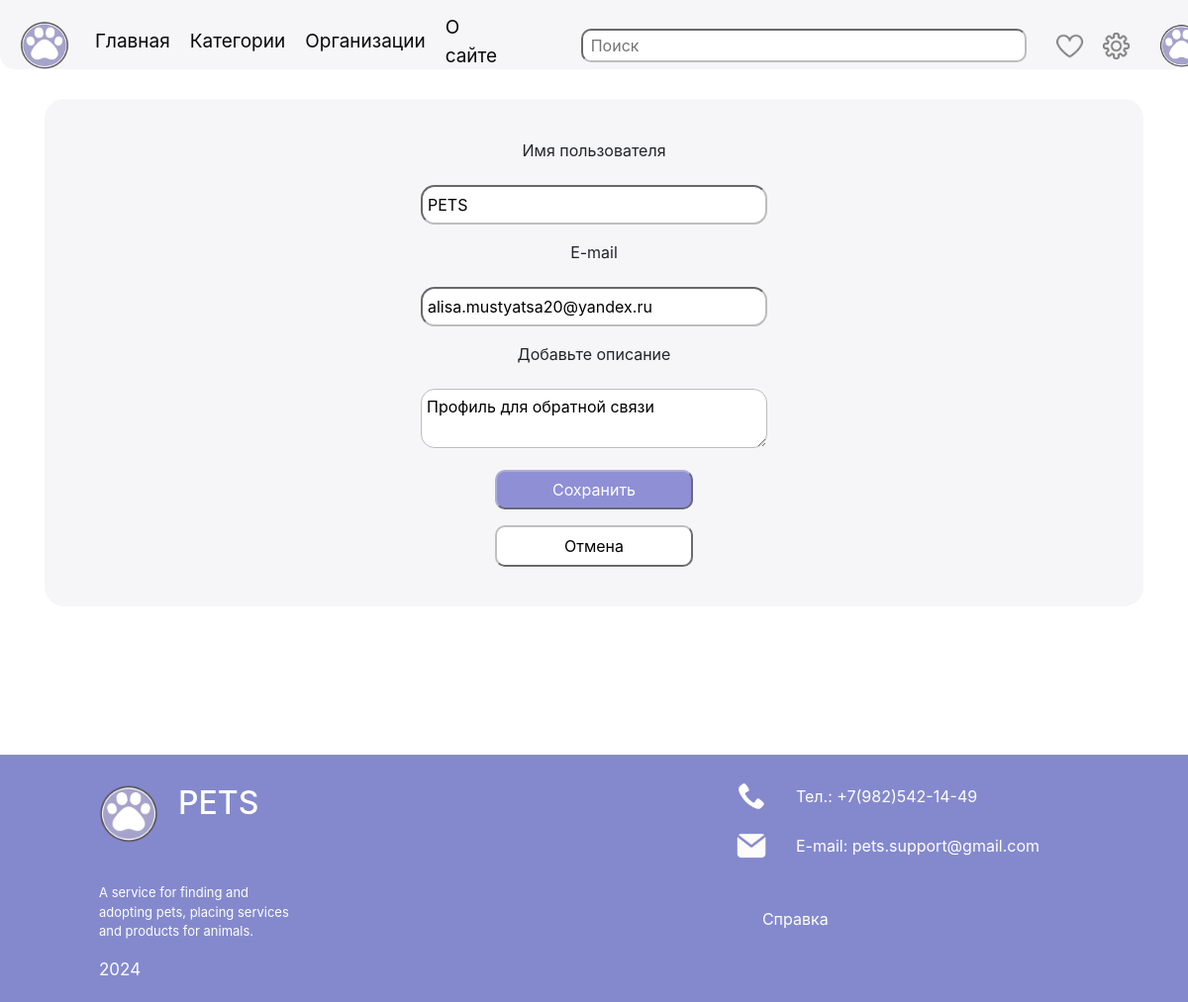
The app's page /edit_profile (signed in) with its own data.
### data/users.py (models this page shows, shortened)
class User(SqlAlchemyBase, UserMixin):
    __tablename__ = 'users'
    id = sqlalchemy.Column(sqlalchemy.Integer,
                           primary_key=True, autoincrement=True)
    name = sqlalchemy.Column(sqlalchemy.String, nullable=False)
    about = sqlalchemy.Column(sqlalchemy.String, nullable=True)
    photo = sqlalchemy.Column(sqlalchemy.String, nullable=True)
    email = sqlalchemy.Column(sqlalchemy.String,
                              index=True, unique=True, nullable=False)
    hashed_password = sqlalchemy.Column(sqlalchemy.String, nullable=False)
    created_date = sqlalchemy.Column(sqlalchemy.DateTime,
                                     default=datetime.datetime.now)
    posts = orm.relationship("Post", back_populates='user')
    city = sqlalchemy.Column(sqlalchemy.String, default='Москва')

### server.py (the view)
@app.route('/edit_profile', methods=['GET', 'POST'])
def edit():
    if current_user.is_authenticated:
        form = EditForm()
        if request.method == 'POST':
            db_sess = db_session.create_session()
            if db_sess.query(User).filter(
                    User.email == form.email.data).first() and form.email.data != current_user.email:
                return render_template('change_profile.html', title='Редактирование',
                                       form=form,
                                       message="Почта телефона уже используется")
            s = db_sess.query(User).filter(User.id == current_user.id).first()
            s.name = form.name.data
            current_user.name = form.name.data
            s.email = form.email.data
            current_user.email = form.email.data
            s.about = form.about.data
            current_user.about = form.about.data
            db_sess.merge(current_user)
            db_sess.commit()
            return redirect("/profile")
        else:
            form.email.data = current_user.email
            form.name.data = current_user.name
            form.about.data = current_user.about
        return render_template('change_profile.html', title='Редактирование', form=form)
    return redirect("/profile")

### forms/edit.py
class EditForm(FlaskForm):
    email = EmailField('E-mail', validators=[Email(), Length(max=40)])
    name = StringField('Имя пользователя', validators=[DataRequired(), Length(max=18)])
    about = TextAreaField("Добавьте описание", validators=[Length(max=150)])
    submit = SubmitField('Сохранить')

### data/db_session.py (called while the page is built)
def create_session() -> Session:
    global __factory
    return __factory()

### server.py (called while the page is built)
@login_manager.user_loader
def load_user(user_id):
    db_sess = db_session.create_session()
    return db_sess.query(User).get(user_id)

### templates/change_profile.html (shortened to what this page needs)
{% extends "base.html" %}
{% block content %}
<div class="content" style="justify-content: center; text-align: center">
    <form action="" method="post" enctype="multipart/form-data">
        <p>
            {{ form.name.label}}<br>
            {{ form.name(class="form_login")}}<br>
        </p>
        <p>
            {{ form.email.label}}<br>
            {{ form.email (class="form_login")}}<br>
        </p>
        <p>
            {{ form.about.label }}<br>
            {{ form.about(class="form_login2")}}<br>
        </p>
        <p>{{ form.submit (class='butt2')}}</p>
    </form>
    <a href="/profile">
        <button class="cancel" style="width: 200px; margin-left: 20px;"> Отмена</button>
    </a>
</div>
{% endblock %}

### templates/base.html (shortened to what this page needs)
<!doctype html>
<html lang="en">
<head>
    <link rel="stylesheet"
          href="https://stackpath.bootstrapcdn.com/bootstrap/4.4.1/css/bootstrap.min.css"
>
    <link rel="stylesheet"
          href="/static/css/style.css">
</head>
<body class="main">
<header>
    <nav>
        <div>
            <a class="navbar-brand" href="/"><img src="/static/img/logo.png" width="50px"></a>
            <ul class="un">
                <li>
                    <a class="link" href="/">Главная</a>
                </li>
                <li>
                    <a class="link" href="/category">Категории</a>
                </li>
                <li class='li2'>
                    <a class="link" href="/organizations">
                        Организации
                    </a>
                </li>
                <li>
                    <a class="link" href="/about_site">О сайте</a>
                </li>
            </ul>
            <form class="search_f" action="/search" method="post">
                <input placeholder=" Поиск" type="search" name="search"/>
            </form>
            {% if current_user.is_authenticated %}
            <a href="/favorites" class="img_a"><img src="/static/img/fav.png" height="27px" alt="избранное"></a>
            <a class="img_a" href="/settings"><img src="/static/img/sett.png" height="27px"></a>
            <a class="img_a" href="/profile"><img src={{current_user.photo}} height="45px"
                                                  style='border-radius: 10px; margin-left: 10px;'></a>
            {% else %}
            <a href='/profile'>
                <button class="login">Войти</button>
            </a>
            {% endif %}
        </div>
    </nav>
</header>
<main role="main" class="container">
    {% block content %}
    {% endblock %}
</main>
<footer>
    <div class="footer">
        <div style="display: block;">
            <div style="display: flex;">
                <img class="logo" src="/static/img/logo.png" height="60px">
                <h2> PETS</h2>
            </div>
            <div class="text">
                <p>A service for finding and adopting pets, placing services and products for animals.</p>
                <p style="font-size: 17px;">2024</p>
            </div>
        </div>
        <div class="contacts">
            <div class="cont">
                <img src="/static/img/phone.png">
                <p>Тел.: +7(982)542-14-49</p>
            </div>
            <div class="cont">
                <img src="/static/img/email.png">
                <p>E-mail: pets.support@gmail.com</p>
            </div><br>
            <a href="/about_site" class="help">Справка</a>
        </div>
    </div>
</footer>
</body>

### static/css/style.css (style rules this page uses)
nav { border-radius: 0px 0px 15px 15px; background-color: #f6f5f7; color: #e2d3ed; height: 70px; }
.footer { margin-top: 150px; padding-left: 100px; padding-right: 150px; padding-top: 30px; align-items: start; height: 250px; display: flex; justify-content: space-between; background: #8489CD; color: #fff; }
.container { text-align: center; margin-top: 30px }
nav div { padding-left: 20px; padding-top: 5px; align-items: center; display: flex; }
.contacts { display: block; }
.cont { display: flex; align-items: center; margin-bottom: 10px; }
.text { width: 200px; display: block; font-size: 13px; margin-top: 40px; }
.content { border-radius: 20px; background-color: #f6f5f7; display: block; justify-content: start; text-align: start; padding: 40px; margin-top: 30px; }
.un { margin-left: 10px; font-size: 19px; padding: 0px; align-items: center; margin-top: 9px; list-style-type: none; display: flex; }
.help { color: #fff; margin-left: 26px; text-decoration: none }
.link { margin-right: 20px; text-decoration: none; color: #09080a; }
.img_a { margin-left: 10px; margin-right: 10px; }
.butt2 { color: #fff; background: #8F8FD6; border-radius: 10px; border-color: #ACAED2; justify-items: center; outline:none; padding: 6px; width: 200px; }
.cancel { background: #fff; border-radius: 10px; text-align: center; border-color: #BFBFBF; padding: 7px; margin-right: 20px; width: 30%; }
.cont img { margin-top: -16px; height:30px; margin-right: 30px }
.logo { margin-right: 20px; }
.search_f { display: flex; align-items: center; margin-right: 20px; margin-left: 50px; }
.search_f input { width: 450px; padding: 3px; margin-left: 15px; border-radius: 10px; border-color: #BDBDBD; }
.form_login { padding: 5px; font-size: 16px; width: 350px; height: 40px; border-radius: 14px; border-color: #BDBDBD; margin-top: 15px; }
.form_login2 { padding: 5px; font-size: 16px; width: 350px; height: 60px; border-radius: 14px; border-color: #BDBDBD; margin-top: 15px; }

### records on screen
User: photo (picture), name "PETS", email "alisa.mustyatsa20@yandex.ru", about "Профиль для обратной связи"
